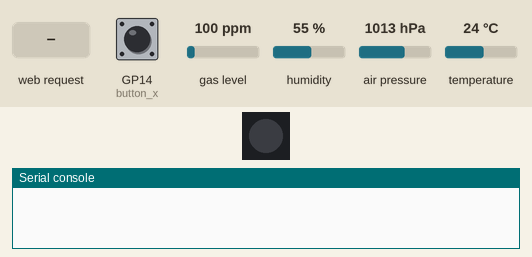
This program was run on a simulated Raspberry Pi Pico running MicroPython. On the bench: 1 RGB LEDs in strip order, left to right, the last lines printed to the serial console. Inputs (shaded band) come from the test bench; at power-on: GP14 (button_x) HIGH, gas level 100 ppm, humidity 55 %, air pressure 1013 hPa, temperature 24 °C. Dim RGB values are drawn brighter than linear; WiFi joins after 1.5 s; library files of the repository ran but are not shown: secrets.py.

Above: at 1.2 s.
1.3 s: HTTP request GET /lighton? received
At 3.7 s:
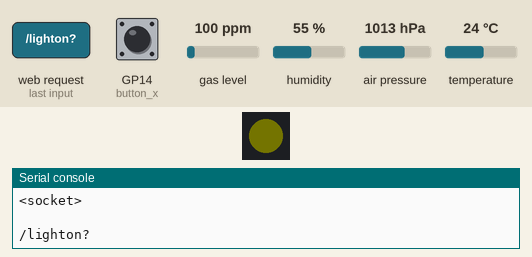
4.3 s: HTTP request GET /lightoff? received
At 5.2 s:
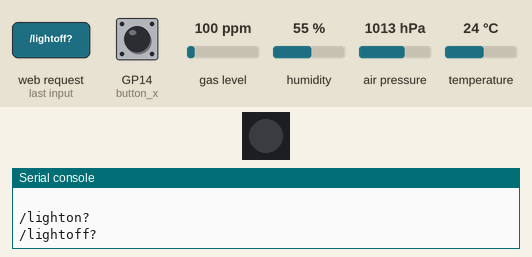
Timing chart, 0 to 7.3 s (numbered marks = the images above; inputs shaded):
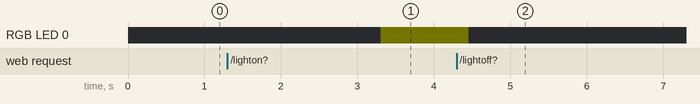

Measured:
- after the input at 1.3 s, RGB LED 0: off → RGB(1, 1, 0) after 2.0 s
- after the input at 4.3 s, RGB LED 0: RGB(1, 1, 0) → off after 0.16 s

The program:

webserver.py
```python
import network
import secrets
import socket
import time
import machine

from breakout_bme68x import BreakoutBME68X, STATUS_HEATER_STABLE
from pimoroni import RGBLED, Button
from pimoroni_i2c import PimoroniI2C

"""
This demoes a small web server for Pico/Enviro+ combo.

It serves a small web page on Pico, that enables turning Enviro+ led on and off.
It also shows reading of temperature from BME sensor.

Both devices, Pico and device with browser, need to be on same WIFI.

SETUP:
1. copy this file to your Pico
2. in file `secrets.py` on your Pico, input:
   SSID = "WIFI NAME"
   PASSWORD = "WIFI PASS"
3. connect Pico to your computer and run this file (e.g. in Thonny)
4. open in browser the IP address that is printed on screen
5. play with the LED ON and LED OFF buttons

If you want to exit the program in a nice way, hold the X button, while
refreshing the page in browser.

"""


# set up the buttons
button_a = Button(12, invert=True)
button_b = Button(13, invert=True)
button_x = Button(14, invert=True)
button_y = Button(15, invert=True)

# wifi connection
wlan = 0
connection = 0
client = 0

# set up the LED
led = RGBLED(6, 7, 10, invert=True)

# set up the Pico W's I2C
PINS_BREAKOUT_GARDEN = {"sda": 4, "scl": 5}
i2c = PimoroniI2C(**PINS_BREAKOUT_GARDEN)

# set up BME688
bme = BreakoutBME68X(i2c, address=0x77)

def read_sensor_bme(sensor):
    global bme_exception_caught_times

    while True:
        try:
            return sensor.read()
        except:
            bme_exception_caught_times += 1
            time.sleep(0.5)
            pass

# change this to adjust temperature compensation
TEMPERATURE_OFFSET = 3

# these values will get updated later on
min_temperature = 100.0
max_temperature = 0.0
corrected_temperature = 0.0

for _ in range(2):
    # the gas sensor gives a few weird readings to start, lets discard them
    temperature, pressure, humidity, gas, status, _, _ = read_sensor_bme(bme)
    time.sleep(0.5)


def temperature_read():
    global corrected_temperature
    global max_temperature
    global min_temperature

    # read BME688
    temperature, pressure, humidity, gas, status, _, _ = read_sensor_bme(bme)

    # correct temperature and humidity using an offset
    corrected_temperature = temperature - TEMPERATURE_OFFSET

    # record min and max temperatures
    if corrected_temperature >= max_temperature:
        max_temperature = corrected_temperature
    if corrected_temperature <= min_temperature:
        min_temperature = corrected_temperature


def led_off():
    led.set_rgb(0, 0, 0)

def led_on():
    led.set_rgb(1, 1, 0)


def connect():
    #Connect to WLAN
    global wlan

    wlan = network.WLAN(network.STA_IF)
    wlan.active(True)
    wlan.connect(secrets.SSID, secrets.PASSWORD)

    while wlan.isconnected() == False:
        print('Waiting for connection...')
        time.sleep(1)

    print_wlan()

    ip = wlan.ifconfig()[0]
    print(f'Connected on IP: {ip}\n')

    return ip


def disconnect():
    while wlan.isconnected() == True:
        print('Waiting for disconnection...')
        time.sleep(1)
        wlan.disconnect()

    print_wlan()


def print_wlan():
    print(f"\nWIFI is connected: {wlan.isconnected()}\n")
    print("WIFI config:")
    print(wlan.ifconfig())


def open_socket(ip):
    # Open a socket
    address = (ip, 80)
    connection = socket.socket()
    connection.bind(address)
    connection.listen(1)
    print(connection)
    print()

    return connection


def webpage(temperature, state):
    #Template HTML
    html = f"""
            <!DOCTYPE html>
            <html>
            <body style="font-size: xxx-large">
            <form action="./lighton">
            <input type="submit" value="Light on" style="width: 450px; height: 100px; font-size: xxx-large"/>
            </form>
            <form action="./lightoff">
            <input type="submit" value="Light off" style="width: 450px; height: 100px; font-size: xxx-large"/>
            </form>
            <p>LED is {state}</p>
            <p>Temperature is {temperature}</p>
            </body>
            </html>
            """

    return html


def serve():
    global client
    global connection

    #Start a web server
    state = 'OFF'
    temperature = 0

    while True:
        if button_x.is_pressed:
            print("\nButton X pressed.")
            client.close()
            connection.close()
            disconnect()
            break

        client = connection.accept()[0]
        request = client.recv(1024)
        request = str(request)

        try:
            request = request.split()[1]
        except IndexError:
            pass
        if request == '/lighton?':
            led_on()
            state = 'ON'
        elif request =='/lightoff?':
            led_off()
            state = 'OFF'

        temperature_read()
        temperature = corrected_temperature

        print(request)

        html = webpage(temperature, state)
        client.send(html)

        client.close()

        time.sleep(1)

################################

try:
    ip = connect()
    connection = open_socket(ip)
    serve()
except KeyboardInterrupt:
    machine.reset()
```
